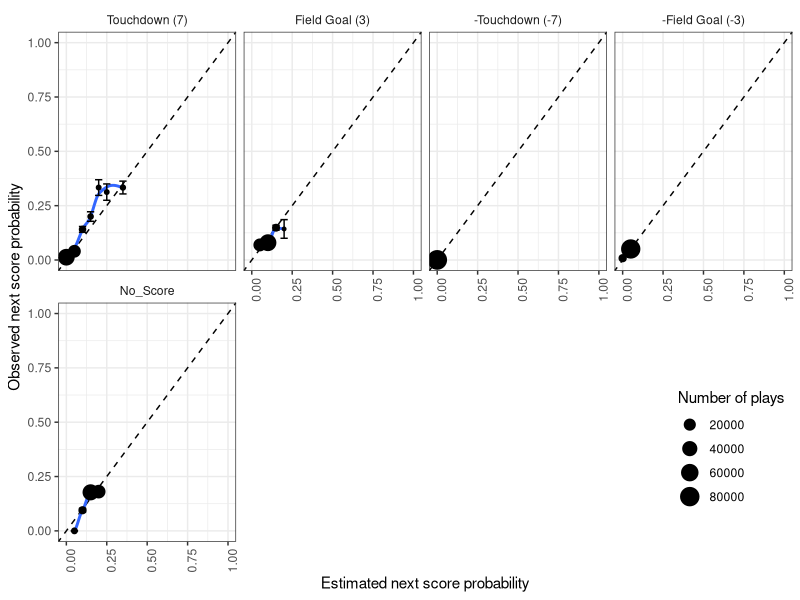
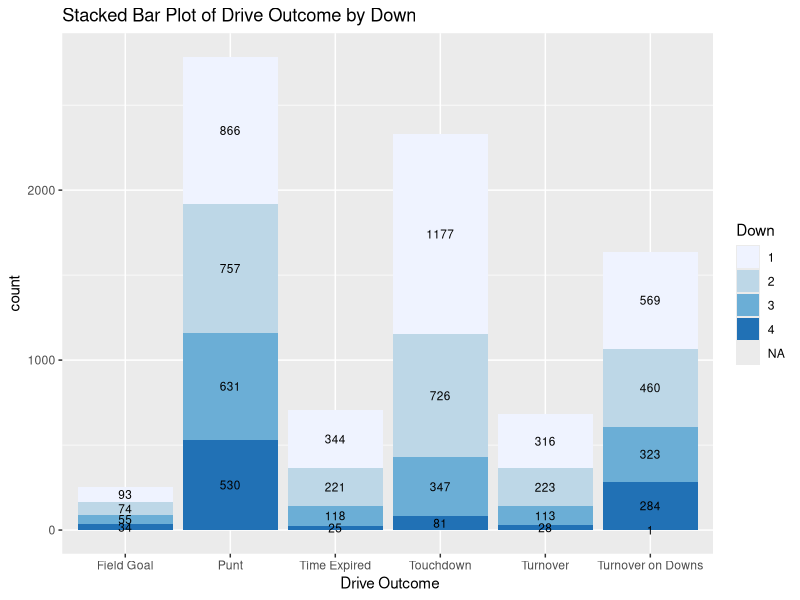
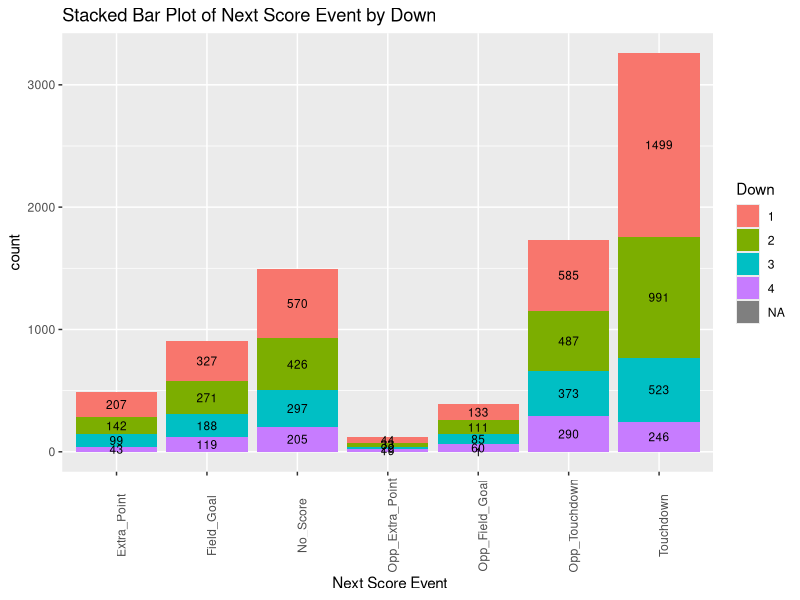
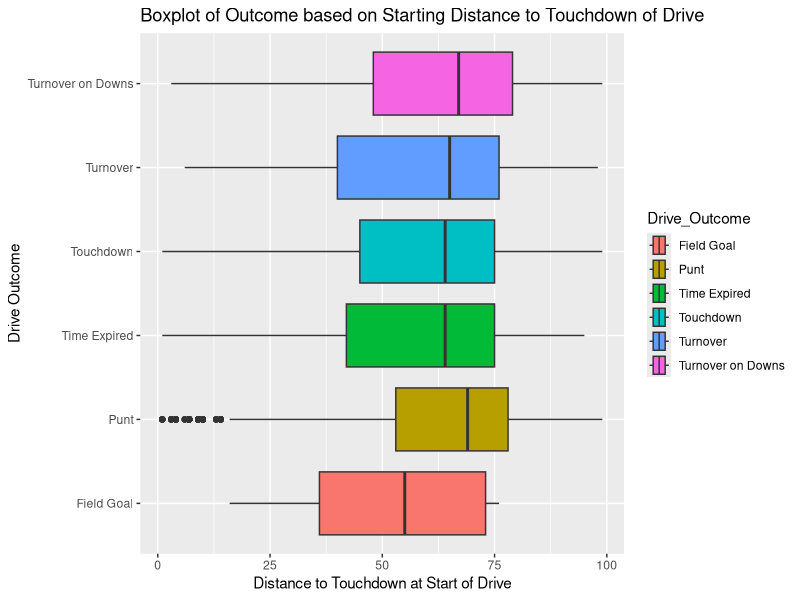
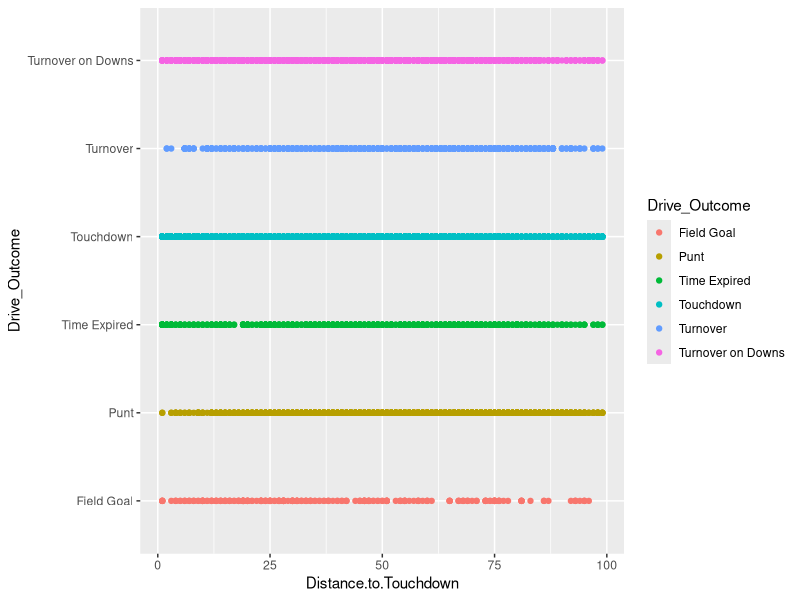
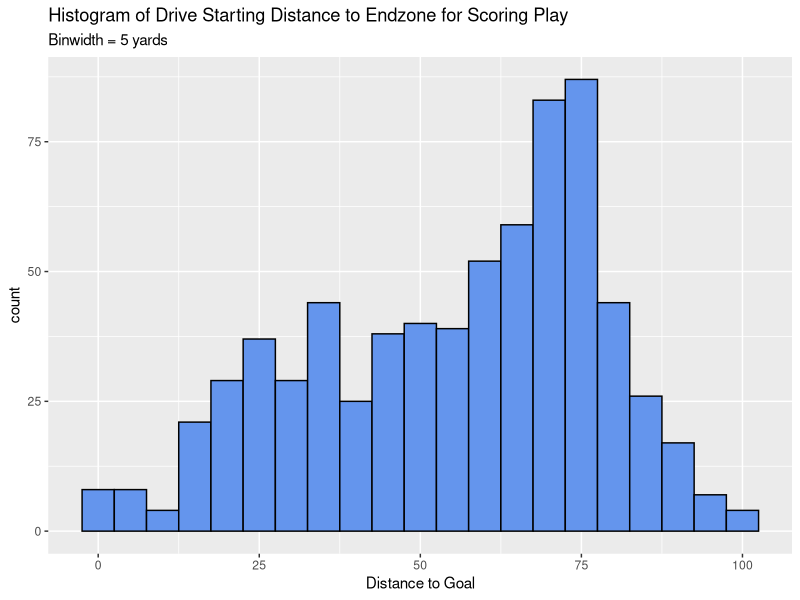
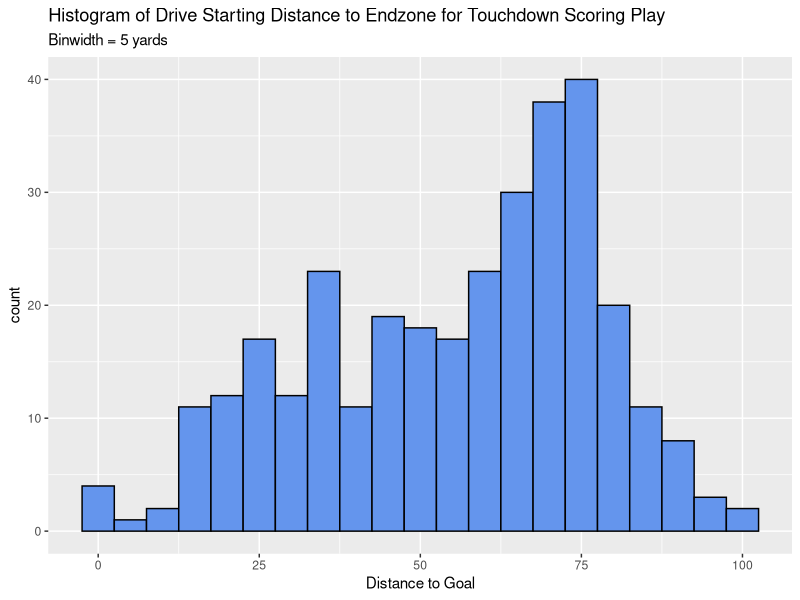
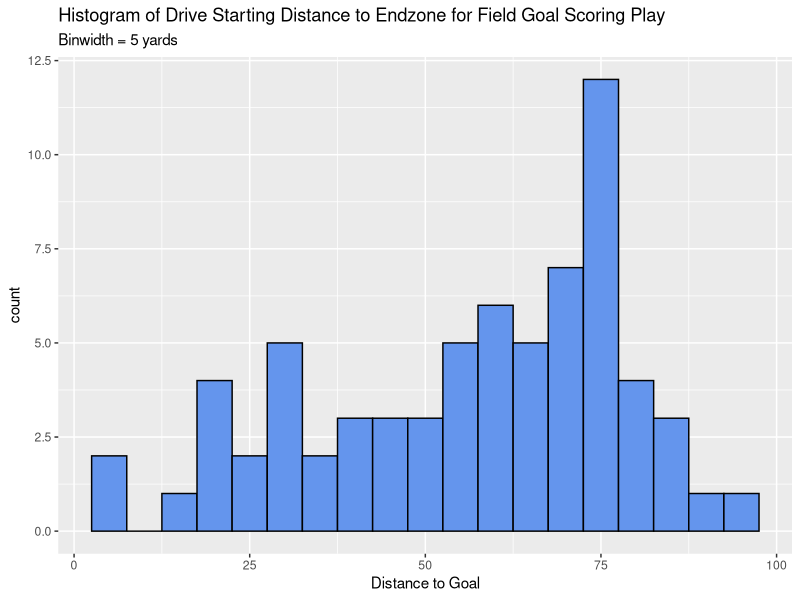

Write R code to recreate these figures, in order.
## ---- chunk 1
# Libraries
require(ggplot2)
require(tidyverse)
require(dplyr)
require(nnet)
require(zoo)
## ---- chunk 2
# Read in data
data = read.csv("PAC-2022-pbp.csv")
## ---- chunk 3
FindNextScore = function(play_index, scoring_plays, data) {
  # next score index
  next_score_index = scoring_plays[which(scoring_plays >= play_index)[1]]
  
  # if next score index has no more scores after the current play
  if (is.na(next_score_index) | (data$Quarter[play_index] %in% c("1st", "2nd") & data$Quarter[next_score_index] %in% c("3rd", "4th")) | (data$Quarter[play_index] %in% c("3rd", "4th") & data$Quarter[next_score_index] %in% c("1st", "2nd", "OT"))) {
    score_type = "No_Score"
    score_drive = data$Drive.Number[play_index]
  } 
  # else return the observed next score type and drive number
  else {
    # score drive number
    score_drive = data$Drive.Number[next_score_index]
    
    # TD
    if (data$Points.Scored.[next_score_index] & data$Touchdown.[next_score_index]) {
      # check who scored touchdown
      # look at extra point to know who scored
      if (!identical(data$Team.Possession[play_index], data$Team.Possession[next_score_index + 1])) {
        score_type = "Opp_Touchdown"
      }
      else {
        score_type = "Touchdown"
      }
    }
    # FG
    else if (data$Points.Scored.[next_score_index] & data$Field.Goal.[next_score_index]) {
      # check who scored field goal
      if (!identical(data$Team.Possession[play_index], data$Team.Possession[next_score_index])) {
        score_type = "Opp_Field_Goal"
      }
      else{
        score_type = "Field_Goal"
      }
    }
    # Extra Point
    else if (data$Points.Scored.[next_score_index] & data$Extra.Point.[next_score_index]) {
      # check who scored extra point
      if (!identical(data$Team.Possession[play_index], data$Team.Possession[next_score_index])) {
        score_type = "Opp_Extra_Point"
      }
      else {
        score_type = "Extra_Point"
      }
    }
    # Safety
    else if (data$Points.Scored.[next_score_index] & data$Safety.[next_score_index]) {
      # check who scored safety
      if (!identical(data$Team.Possession[play_index], data$Team.Possession[next_score_index + 1])) {
        score_type = "Opp_Safety"
      }
      else {
        score_type = "Safety"
      }
    }
    # Error
    else {
      score_type = NA
    }
  }
  return(data.frame(Next_Score_Half = score_type,
                    Drive_Score_Half = score_drive))
}
## ---- chunk 4
# Which rows are the scoring plays
scoring_plays = which(data$Points.Scored.)
## ---- chunk 5
next_score = lapply(c(1:nrow(data)), FindNextScore, scoring_plays = scoring_plays, data = data) %>% bind_rows()
data = cbind(data, next_score)
## ---- chunk 6
GetDriveOutcome = function(play_index, last_play_of_drive, data) {
  # next score index
  curr_last_play_index = last_play_of_drive[which(last_play_of_drive >= play_index)[1]]
  
  #last_play_of_drive_type = data$Outcome
  
  if (is.na(curr_last_play_index)) {
    drive_outcome = "Time Expired"
  }
  else {
    
    # TD scored
    if (data$Touchdown.[curr_last_play_index] | data$Extra.Point.[curr_last_play_index]) {
      drive_outcome = "Touchdown"
    }
    # FG scored
    else if (data$Field.Goal.[curr_last_play_index]) {
      drive_outcome = "Field Goal"
    }
    # Punt
    else if (data$Punt.[curr_last_play_index]) {
      drive_outcome = "Punt"
    }
    # Turnover
    else if (data$Interception.[curr_last_play_index] | data$Fumble.[curr_last_play_index]) {
      drive_outcome = "Turnover"
    }
    # Turnover on Downs
    else if (data$Down[curr_last_play_index] == 4) {
      drive_outcome = "Turnover on Downs"
    }
    # Time expired
    else {
      drive_outcome = "Time Expired"
    }
  }
  return(data.frame(Drive_Outcome = drive_outcome))
}
## ---- chunk 7
# switch of possession, hence end of drive
first_play_of_drive = which(data$Team.Possession != lag(data$Team.Possession))
last_play_of_drive = first_play_of_drive - 1
## ---- chunk 8
# add information of where drive started
# initiate new column
data["Drive.Starting.Distance.to.Touchdown"] = data$Distance.to.Touchdown
# first drive
data$Drive.Starting.Distance.to.Touchdown[1:(head(first_play_of_drive, 1) - 1)] = data$Distance.to.Touchdown[1]
for (i in 1:(length(first_play_of_drive) - 1)) {
  (data$Drive.Starting.Distance.to.Touchdown[first_play_of_drive[i]:(first_play_of_drive[i + 1] - 1)] = data$Distance.to.Touchdown[first_play_of_drive[i]])
}
## ---- chunk 9
# add information of net yards
data["Net.Yards"] = c(rollapply(data$Distance.to.Touchdown, width = 2, function(x) {x[1] - x[2]}, fill = 0))
## ---- chunk 10
drive_outcome = lapply(c(1:nrow(data)), GetDriveOutcome, last_play_of_drive = last_play_of_drive, data = data) %>%
  bind_rows()
data = cbind(data, drive_outcome)
## ---- chunk 11
## take away that weird NA row in the beginning
# data <- slice(data, -1)
data$Half <- with(data, ifelse(Quarter %in% c("1st", "2nd"), "1st", "2nd"))
## ---- chunk 12
write.csv(data, "PAC-2022-Cleaned-pbp.csv", row.names=FALSE)
## ---- chunk 13
require(nnet)
require(caret)
df <- read.csv("PAC-2022-Cleaned-pbp2.csv")
## ---- chunk 14
# Y: df$Next_Score_Half
# X: df$Down, log(df$Distance.to.Touchdown)
mult.log.model <- multinom(factor(Next_Score_Half) ~ factor(Down)
                           + log(Distance.to.Touchdown), data = df, maxit = 300)
summary(mult.log.model)
### how do i change the reference category to "No Score"?
## ---- chunk 15
init_loso_cv_preds <- map_dfr(unique(df), 
          function(x) {
            # Separate test and training data:
            ## 75% of the sample size
            smp_size <- floor(0.75 * nrow(df))
            set.seed(1)
            train_ind <- sample(seq_len(nrow(df)), size = smp_size)
            train_data <- df[train_ind, ]
            test_data <- df[-train_ind, ]
            
            # Fit multinomial logistic regression model:
            ep_model <- multinom(factor(Next_Score_Half) ~ factor(Down)
                           + log(Distance.to.Touchdown), data = train_data, maxit = 300)
            
            # Return dataset of class probabilities:
            predict(ep_model, newdata = test_data, type = "probs") %>%
              as_tibble() %>%
              mutate(Next_Score_Half = test_data$Next_Score_Half)
            })
## ---- chunk 16
ep_cv_loso_calibration_results <- init_loso_cv_preds %>%
  pivot_longer(Extra_Point:Opp_Field_Goal,
               names_to = "next_score_type",
               values_to = "pred_prob") %>%
  mutate(bin_pred_prob = round(pred_prob / 0.05) * .05) %>%
  group_by(next_score_type, bin_pred_prob) %>%
  summarize(n_plays = n(), 
            n_scoring_event = length(which(Next_Score_Half == next_score_type)),
            bin_actual_prob = n_scoring_event / n_plays,
            bin_se = sqrt((bin_actual_prob * (1 - bin_actual_prob)) / n_plays)) %>%
  ungroup() %>%
  mutate(bin_upper = pmin(bin_actual_prob + 2 * bin_se, 1),
         bin_lower = pmax(bin_actual_prob - 2 * bin_se, 0))
## ---- chunk 17
ep_cv_loso_calibration_results <- na.omit(ep_cv_loso_calibration_results)
ep_cv_loso_calibration_results %>%
  mutate(next_score_type = fct_relevel(next_score_type, "Extra_Point", "Field_Goal", 
                                       "Opp_Extra_Point", "No Score", "Opp_Field_Goal"),
  next_score_type = fct_recode(next_score_type,
                               "Field Goal (3)" = "Field_Goal", 
                               "Touchdown (7)" = "Extra_Point",
                               "No Score (0)" = "No Score",
                               "-Field Goal (-3)" = "Opp_Field_Goal",
                               "-Touchdown (-7)" = "Opp_Extra_Point")) %>%
  ggplot(aes(x = bin_pred_prob, y = bin_actual_prob)) +
  geom_abline(slope = 1, intercept = 0, color = "black", linetype = "dashed") +
  geom_smooth(se = FALSE) + 
  geom_point(aes(size = n_plays)) +
  geom_errorbar(aes(ymin = bin_lower, ymax = bin_upper)) + #coord_equal() +   
  scale_x_continuous(limits = c(0,1)) + 
  scale_y_continuous(limits = c(0,1)) + 
  labs(size = "Number of plays", x = "Estimated next score probability", 
       y = "Observed next score probability") + 
  theme_bw() + 
  theme(strip.background = element_blank(), 
        axis.text.x = element_text(angle = 90), 
        legend.position = c(1, .05), legend.justification = c(1, 0)) +
  facet_wrap(~ next_score_type, ncol = 4)
## ---- chunk 18
# Make categorical variables
data$Next_Score_Half = as.factor(data$Next_Score_Half)
data$Drive_Outcome = as.factor(data$Drive_Outcome)
data$Quarter = as.factor(data$Quarter)
data$Down = as.factor(data$Down)
## ---- chunk 19
ggplot(data, aes(x = Drive_Outcome, fill = Down)) +
  geom_bar() +
  labs(title = "Stacked Bar Plot of Drive Outcome by Down", x = " Drive Outcome") +
  geom_text(stat = "count", aes(label = ..count..), size = 3, position = position_stack(vjust = 0.5)) +
  scale_fill_brewer()
## ---- chunk 20
ggplot(data, aes(x = Next_Score_Half, fill = Down)) +
  geom_bar() +
  labs(title = "Stacked Bar Plot of Next Score Event by Down", x = " Next Score Event") +
  geom_text(stat = "count", aes(label = ..count..), size = 3, position = position_stack(vjust = 0.5)) +
  theme(axis.text.x = element_text(angle = 90)) 
## ---- chunk 21
# group_by(data, id)
# 
ggplot(data) +
  geom_boxplot(aes(Drive.Starting.Distance.to.Touchdown, Drive_Outcome, fill = Drive_Outcome)) +
  labs(title = "Boxplot of Outcome based on Starting Distance to Touchdown of Drive", y = "Drive Outcome",
       x = "Distance to Touchdown at Start of Drive")
## ---- chunk 22
ggplot(data) +
  geom_point(aes(x = Distance.to.Touchdown, y = Drive_Outcome, color = Drive_Outcome))
## ---- chunk 23
# D3 Scoring Plays
TeamScored = subset(data, Points.Scored. == TRUE)
TeamScored$Down = as.factor(TeamScored$Down)

TeamScoredTD = subset(TeamScored, Touchdown. == TRUE)
TeamScoredFG = subset(TeamScored, Field.Goal. == TRUE)

ggplot(TeamScored) +
  geom_histogram(aes(Drive.Starting.Distance.to.Touchdown), binwidth = 5, color = "black", fill = "cornflowerblue") +
  labs(title = "Histogram of Drive Starting Distance to Endzone for Scoring Play", x = "Distance to Goal",
       subtitle = "Binwidth = 5 yards")

ggplot(TeamScoredTD) +
  geom_histogram(aes(Drive.Starting.Distance.to.Touchdown), binwidth = 5, color = "black", fill = "cornflowerblue") +
  labs(title = "Histogram of Drive Starting Distance to Endzone for Touchdown Scoring Play", x = "Distance to Goal",
       subtitle = "Binwidth = 5 yards")

ggplot(TeamScoredFG) +
  geom_histogram(aes(Drive.Starting.Distance.to.Touchdown), binwidth = 5, color = "black", fill = "cornflowerblue") +
  labs(title = "Histogram of Drive Starting Distance to Endzone for Field Goal Scoring Play", x = "Distance to Goal",
       subtitle = "Binwidth = 5 yards")
## ---- chunk 24
ggplot(TeamScoredTD) +
  geom_point(aes(Drive.Starting.Distance.to.Touchdown, Distance.to.Touchdown, color = Drive_Outcome))
## ---- chunk 25
ggplot(data) +
  geom_boxplot(aes(Net.Yards, fill = Down))
## ---- chunk 26
ggplot(data) +
  geom_density(aes(Drive.Starting.Distance.to.Touchdown, color = Next_Score_Half))
## ---- chunk 27
ggplot(data) +
  geom_density(aes(Distance.to.Touchdown, color = Next_Score_Half))
## ---- chunk 28
data %>% group_by(Team.Possession, Down, Net.Yards)
